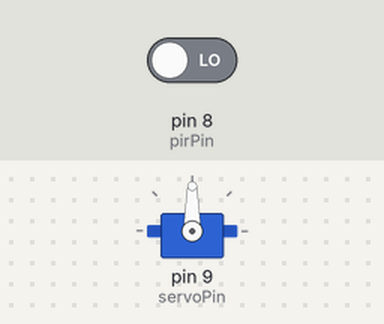
Bench run of a sketch on a simulated Arduino Uno, built with avr-gcc and run on an emulated ATmega328P. On the bench: servo. The test bench sets the inputs (shaded band); at power-on: pin 8 (pirPin) LOW.

Above: at 1.2 s.
1.3 s: pin 8 (pirPin) driven HIGH
At 1.42 s:
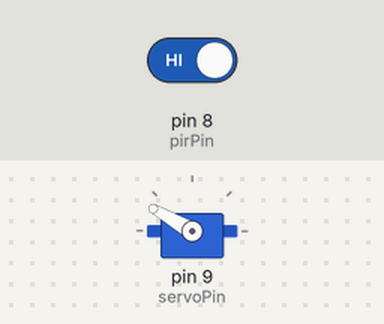
4.3 s: pin 8 (pirPin) driven LOW
Timing chart, 0 to 7.3 s (numbered marks = the images above; inputs shaded):
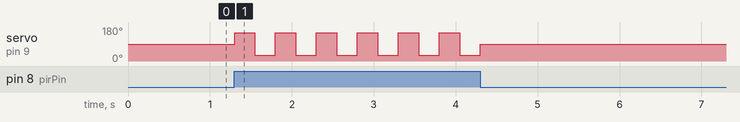

Measured:
- after the input at 1.3 s, servo on pin 9 (servoPin): alternates 150° for 0.25 s and 30° for 0.25 s, starting at once

The sketch:

servo_motor_kontrol_.ino
```cpp
#include <Servo.h>                //Add servo library
int pirPin = 8;                   //Defines sensor's pin as 8
int servoPin = 9;                 //Defines servo' pin as 9
int action;                       //Receives data from sensor
Servo motor;                      //Variable of Servo motor


void setup() {
  motor.attach(servoPin);         //The servo motor associate with the 9th pin.
  pinMode(pirPin, INPUT);         //Set the sensor as input.

}

void loop() {
  action = digitalRead(pirPin);  //Reads digital data from the sensor.

  if(action == HIGH){            //If action state is high, apply command at below.
    motor.write(150);
    delay(250);
    motor.write(30);
    delay(250);
    motor.write(150);
    delay(250);
    motor.write(30);
    delay(250);
    motor.write(150);
    delay(250);
    motor.write(30);
    delay(250);
    motor.write(90);
  }
  else{                           //Unless action state is high, apply command at below.
    motor.write(90);

  }
}
```
